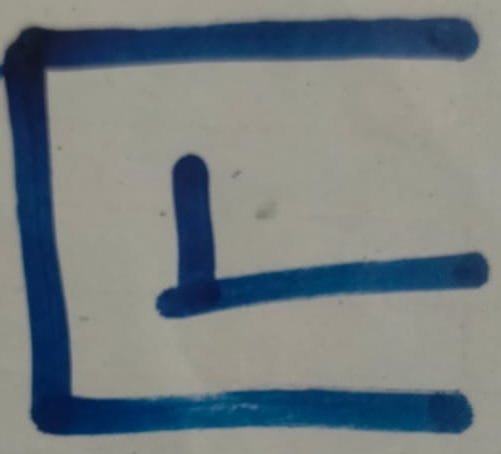
#> input picture codes/image3.jpeg, 501 x 454 px
$ python lineDetection2.py
#> lines starting #> are read from the running program, lines starting #| are printed output that depends on the picture; after the words box and inside, x2 and y2 are one past the last pixel; in counts of white or black regions, pixels touching at a corner belong together
import cv2

# Load the image
image = cv2.imread('image3.jpeg')
#> image is the input picture: shape (454, 501, 3); mean B, G, R 127.6, 124.9, 116

# Convert the image to grayscale
gray_image = cv2.cvtColor(image, cv2.COLOR_BGR2GRAY)
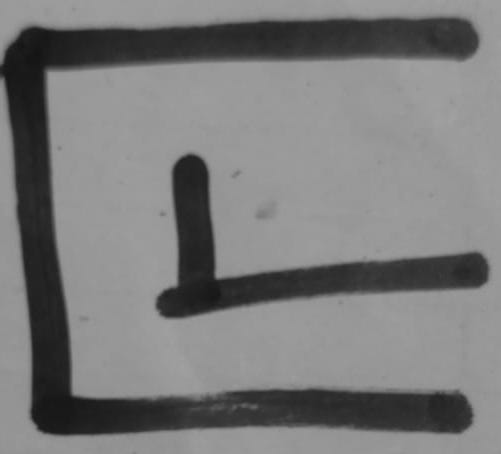
#> gray_image: shape (454, 501); min 19, max 161, mean 122.6

# Save the grayscale image
cv2.imwrite('grayscale_image.jpg', gray_image)

gray_image = cv2.imread('grayscale_image.jpg', cv2.IMREAD_GRAYSCALE)
#> gray_image: shape (454, 501); min 19, max 161, mean 122.6

# [25 lines of commented-out code are left out]
n,n2 = gray_image.shape
#> n = 454; n2 = 501
# Calculate the size of each grid cell
cell_size = n // 10
#> cell_size = 45

# Draw horizontal grid lines
for i in range(1, 10):
    y = i * cell_size
    cv2.line(image, (0, y), (n, y), (0, 0, 0), 1)
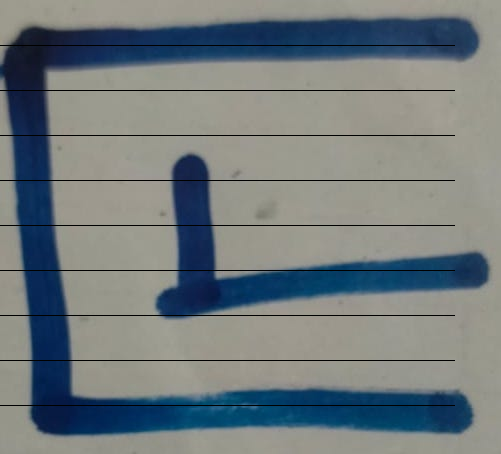
#> image: shape (454, 501, 3); 1.8% of pixels changed, all inside (x1, y1, x2, y2) = (0, 45, 455, 406)

# Draw vertical grid lines
for i in range(1, 10):
    x = i * cell_size
    cv2.line(image, (x, 0), (x, n), (0, 0, 0), 1)
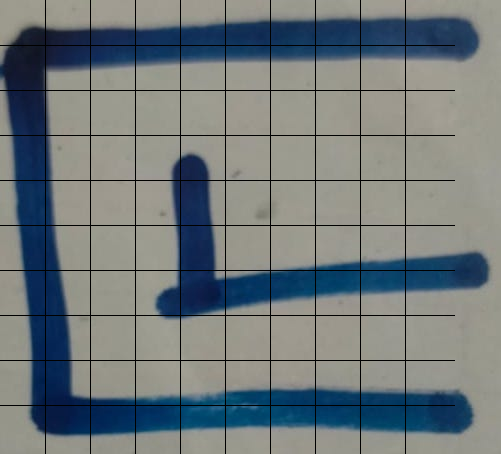
#> image: shape (454, 501, 3); 1.76% of pixels changed, all inside (x1, y1, x2, y2) = (45, 0, 406, 454)

# Save or display the image
cv2.imwrite('grid_image.jpg', image)
cv2.imshow('Grid Image', image)
cv2.waitKey(0)
cv2.destroyAllWindows()
# In this code, we create a blank white image and then draw horizontal and vertical lines to create a 10x10 grid. You can adjust the n variable to specify the dimensions of the image. The grid lines are drawn in black, and the resulting image is saved as 'grid_image.jpg' and displayed for visualization.

# Make sure to adjust the value of n to your desired image size.

$ run again, with codes/image2.jpeg copied over codes/image3.jpeg
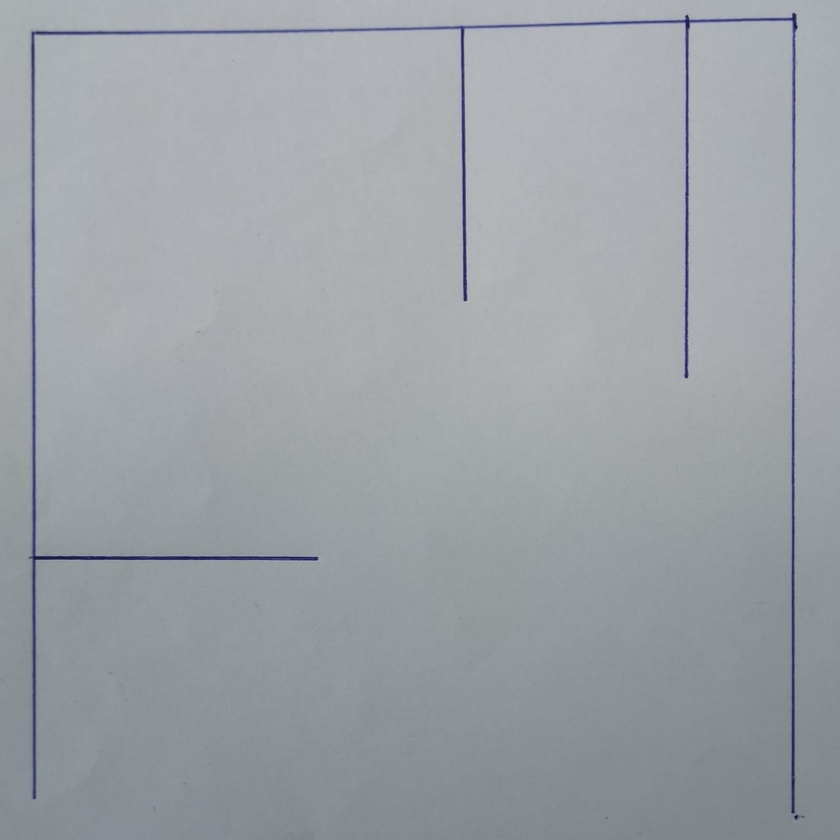
#> input picture codes/image2.jpeg, 840 x 840 px, shrunk from 1279 x 1280 before the run
#> image is the input picture: shape (840, 840, 3); mean B, G, R 166.3, 161.4, 156.8
#> after the loop `for i in range(1, 10):`:
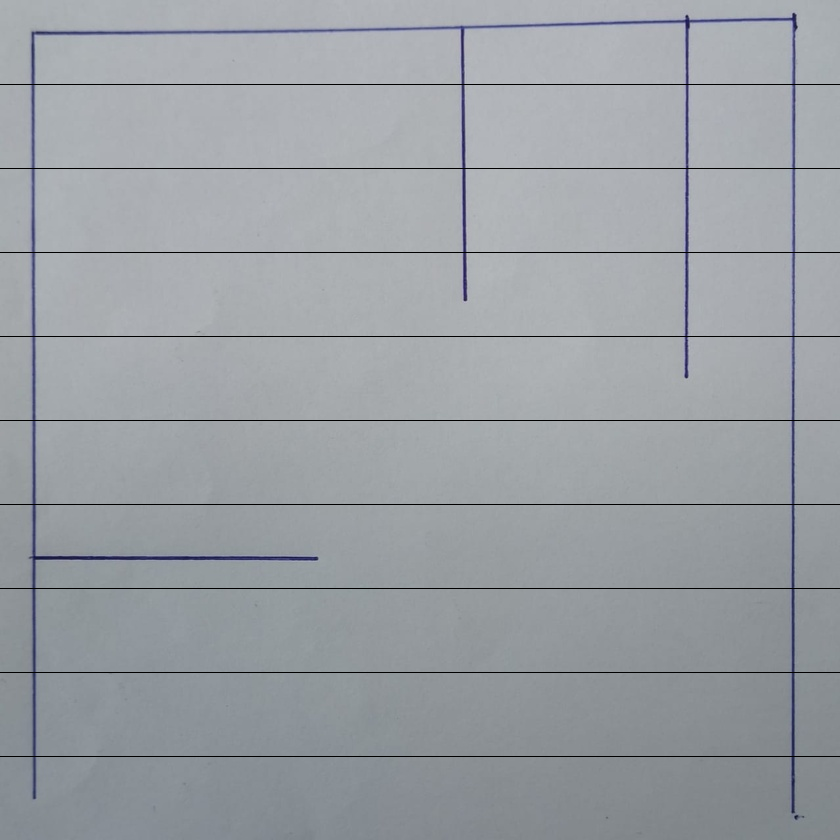
#> image: shape (840, 840, 3); 1.07% of pixels changed, all inside (x1, y1, x2, y2) = (0, 84, 840, 757)
#> after the loop `for i in range(1, 10):`:
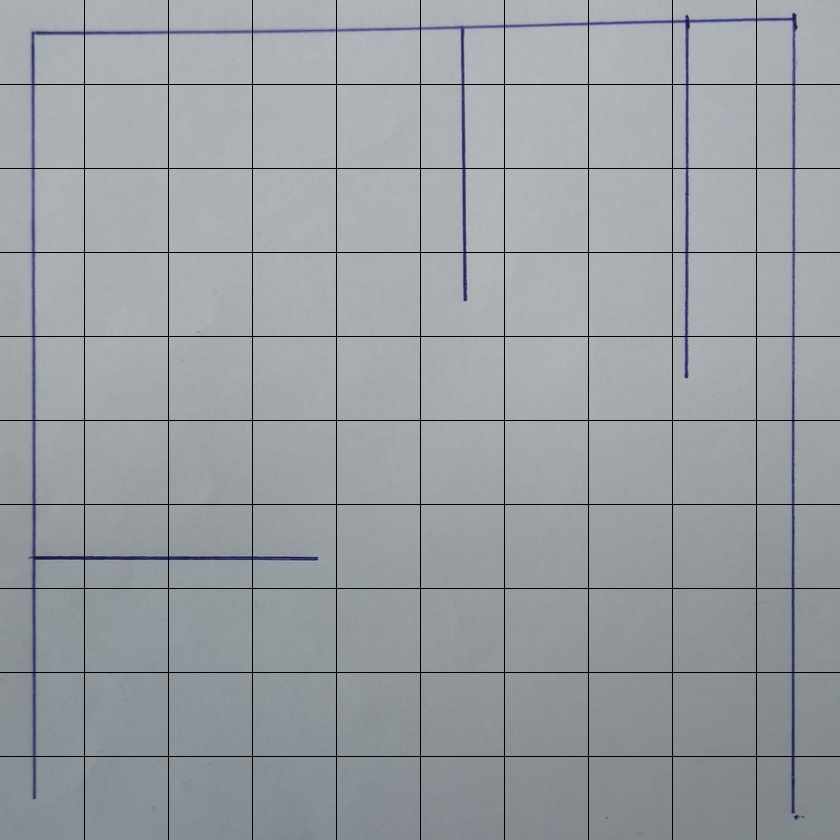
#> image: shape (840, 840, 3); 1.06% of pixels changed, all inside (x1, y1, x2, y2) = (84, 0, 757, 840)

$ run again, with codes/image4.jpeg copied over codes/image3.jpeg
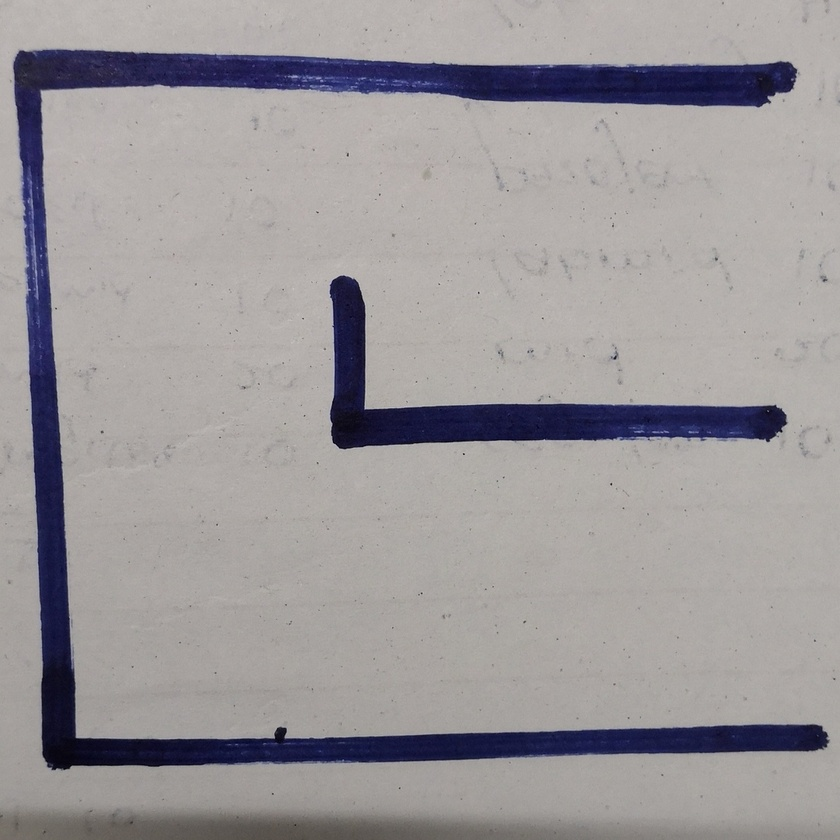
#> input picture codes/image4.jpeg, 840 x 840 px, shrunk from 1057 x 1056 before the run
#> image is the input picture: shape (840, 840, 3); mean B, G, R 153.9, 151.8, 155.7
#> after the loop `for i in range(1, 10):`:
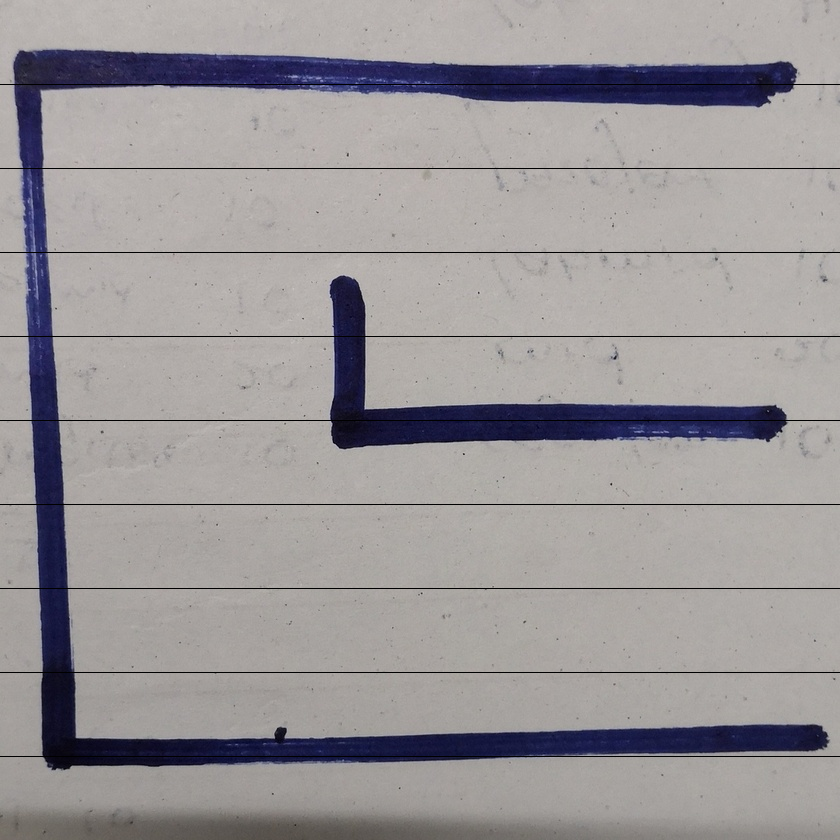
#> image: shape (840, 840, 3); 1.07% of pixels changed, all inside (x1, y1, x2, y2) = (0, 84, 840, 757)
#> after the loop `for i in range(1, 10):`:
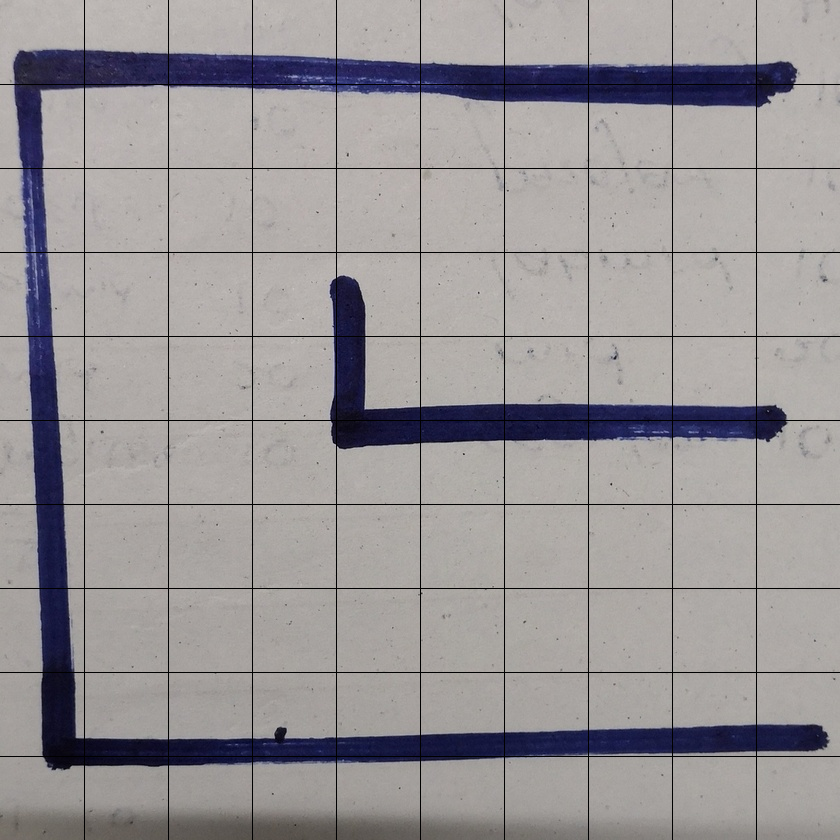
#> image: shape (840, 840, 3); 1.06% of pixels changed, all inside (x1, y1, x2, y2) = (84, 0, 757, 840)

$ run again, with codes/image.jpeg copied over codes/image3.jpeg
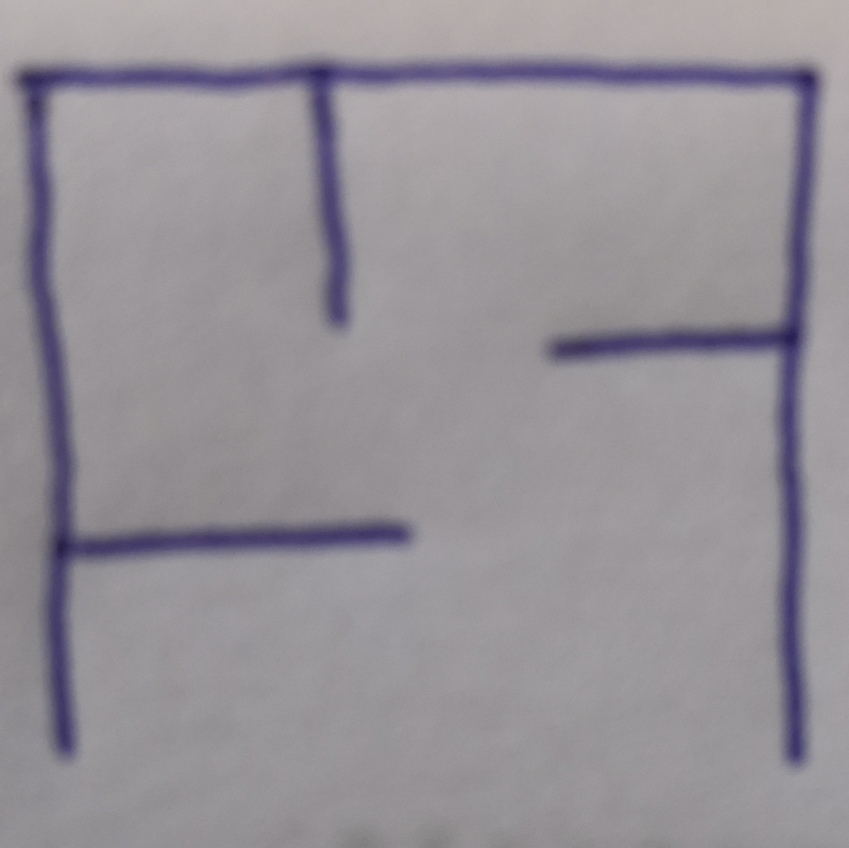
#> input picture codes/image.jpeg, 849 x 848 px
#> image is the input picture: shape (848, 849, 3); mean B, G, R 151.8, 145.6, 149.8
#> after the loop `for i in range(1, 10):`:
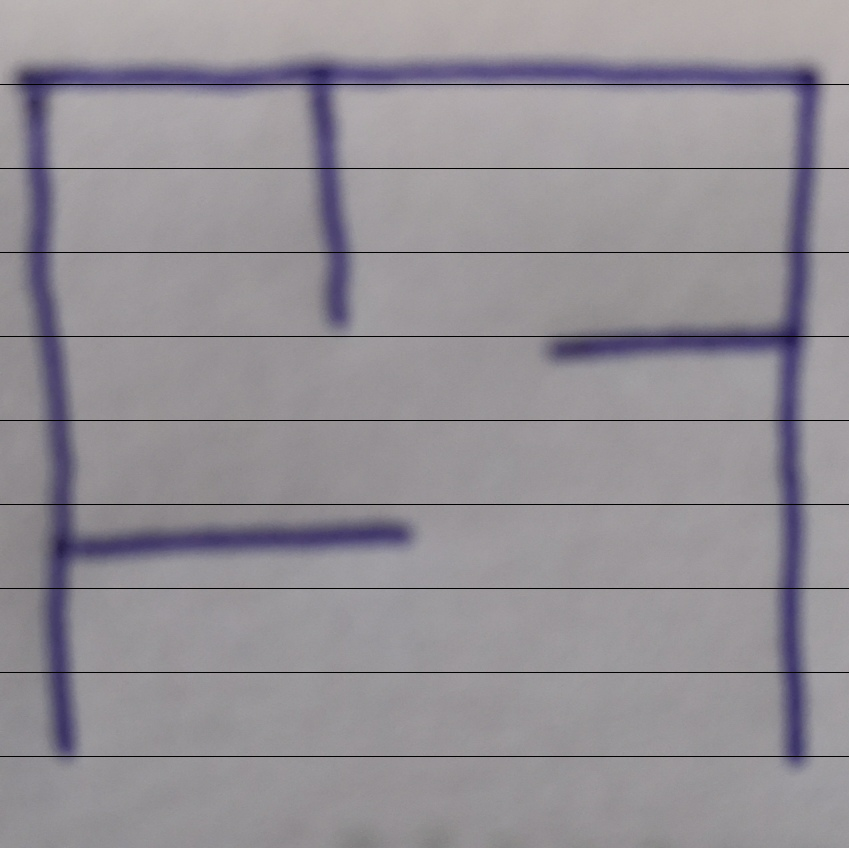
#> image: shape (848, 849, 3); 1.06% of pixels changed, all inside (x1, y1, x2, y2) = (0, 84, 849, 757)
#> after the loop `for i in range(1, 10):`:
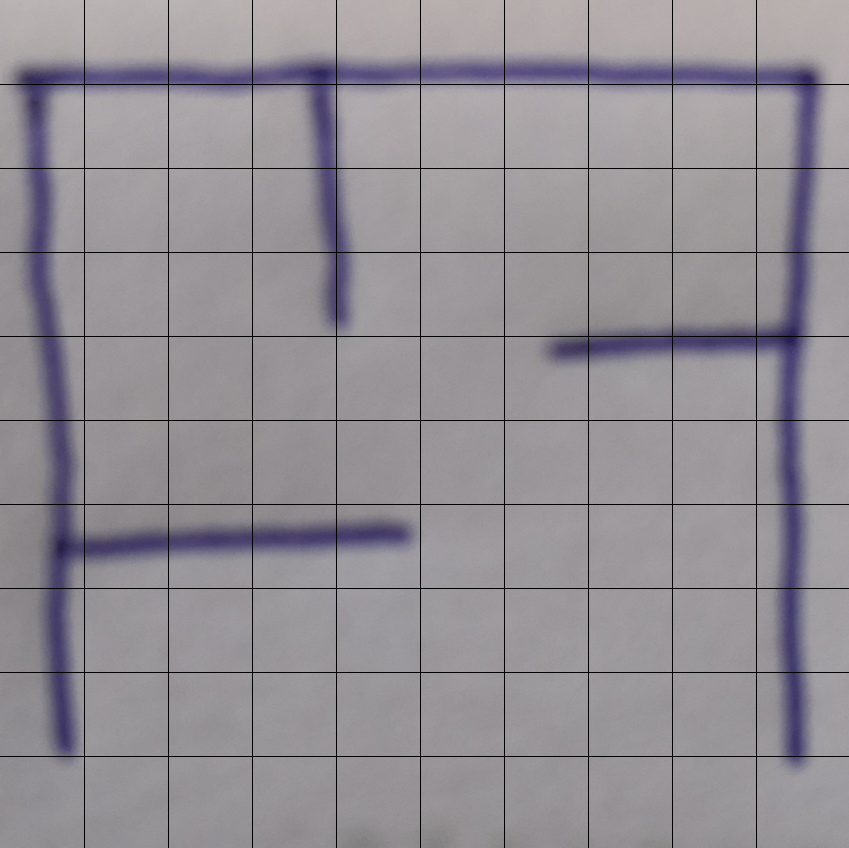
#> image: shape (848, 849, 3); 1.05% of pixels changed, all inside (x1, y1, x2, y2) = (84, 0, 757, 848)
